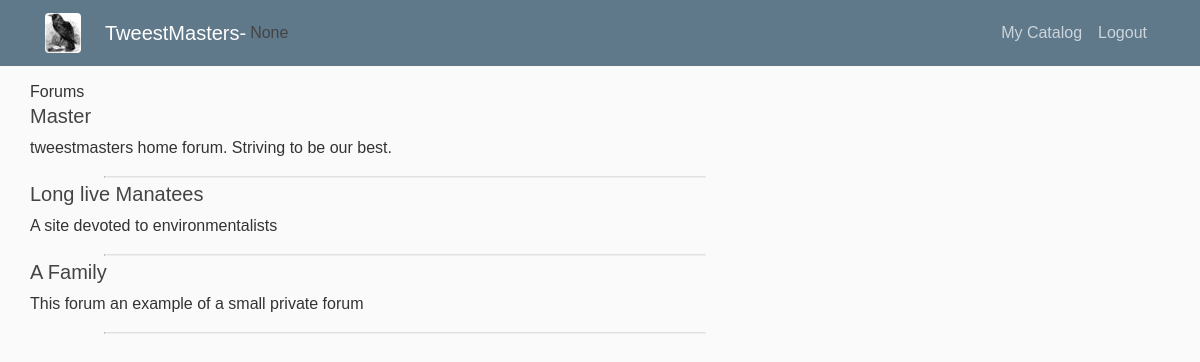
/forums/ (signed in), run on the app's committed database.
### tweestmaster/models.py (models this page shows, shortened)
class Forum(db.Model, UserMixin):
    id = db.Column(db.Integer, primary_key=True)
    name = db.Column(db.String(50),  nullable=False, unique=True)
    description = db.Column(db.String(200), nullable=False)
    picture = db.Column(db.String(100), nullable=False, default='site_images/default_landscape.jpg')
    date_created = db.Column(db.DateTime, nullable=False, default=datetime.utcnow)
    is_private = db.Column(db.Boolean, nullable=False, default=False)
    leader_id = db.Column(db.Integer, db.ForeignKey('user.id'), nullable=False)
    articles = db.relationship("Article", backref='article_forum',lazy=True)
    tweests = db.relationship("Tweest", backref='tweest_forum', lazy=True)
    reviews = db.relationship("Review", backref="review_forum")

### tweestmaster/forums/routes.py (the view)
@forums.route("/forums/", methods=['GET', 'POST'])
@login_required
def all_forums():
    forums = Forum.query.all()
    arg_dict = {
        "title": "Forums",
        "legend": "All Forum",
        "forums": forums
    }
    return render_template('forums/index.html', data=arg_dict)

### tweestmaster/models.py (called while the page is built)
@login_manager.user_loader
def load_user(user_id):
    return User.query.get(int(user_id))

### tweestmaster/templates/forums/index.html
{% extends "layout-basic.html" %}
{% block main_content %}
<div>{{ data['title'] }}</div>
{% for forum in data['forums'] %}
<h5>{{ forum.name }}</h5>
<p>{{ forum.description }}</p>
<hr>
{% endfor %}
{% endblock %}

### tweestmaster/static/main.css (style rules this page uses)
body { background: #fafafa; font-family: arial; color: #333333; margin-top: 5rem; }
h1, h2, h3, h4, h5, h6 { color: #444444; }
hr { display: block; width: 80%; margin-left: auto; margin-right: auto; overflow: hidden; border-style: inset; border-width: 1px; margin-bottom:4px; margin-top:2px; color:#ccccc3; }

### data on the page
Forum: name "Master", description "tweestmasters home forum. Striving to be our best."
Forum: name "Long live Manatees", description "A site devoted to environmentalists"
Forum: name "A Family", description "This forum an example of a small private forum"

### other printed values
{{ data.get('current_forum_name') }} "None"
{{ data['title'] }} "Forums"
